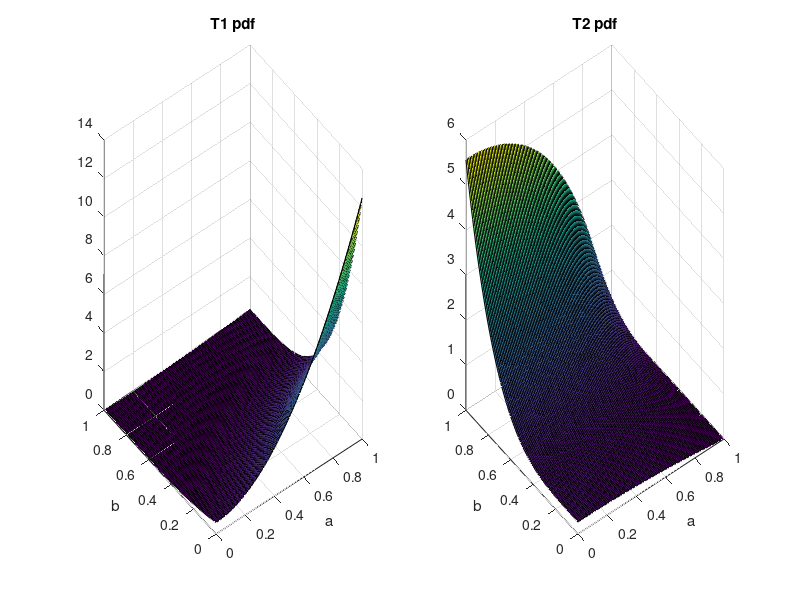

Source code (MATLAB):
clc
% a is the concentration of A from 0 to 1 in intervals of 0.01
a = linspace(0,1,(1-0)/0.01+1);
% b is the concentration of B from 0 to 1 in intervals of 0.01
b = linspace(0,1,(1-0)/0.01+1);

alp = 11.6;
bet = 5.3;

pdf_1 = []; %pdf matrix of the first equation
pdf_2 = []; %pdf matrix of the second equation
for x = 1:length(a)
    for y = 1: length(b)
        % calculate values of each pdf matrix
        pdf_1(y,x) = alp * ( 0.05 + a(x)^2 ) * ( (b(y)-1)^4 + 0.025 );
        pdf_2(y,x) = bet * ( 1 - a(x)^2 ) * ( 0.05 + b(y)^4 + (a(x)^2) * (b(y)^2) /2 );
    end
end
%plot first pdf 
subplot(1,2,1);
surf(a,b,pdf_1);
title('T1 pdf');
xlabel('a');
ylabel('b');
hold on
%plot second pdf
subplot(1,2,2);
surf(a,b,pdf_2);
title('T2 pdf');
xlabel('a');
ylabel('b');
hold on